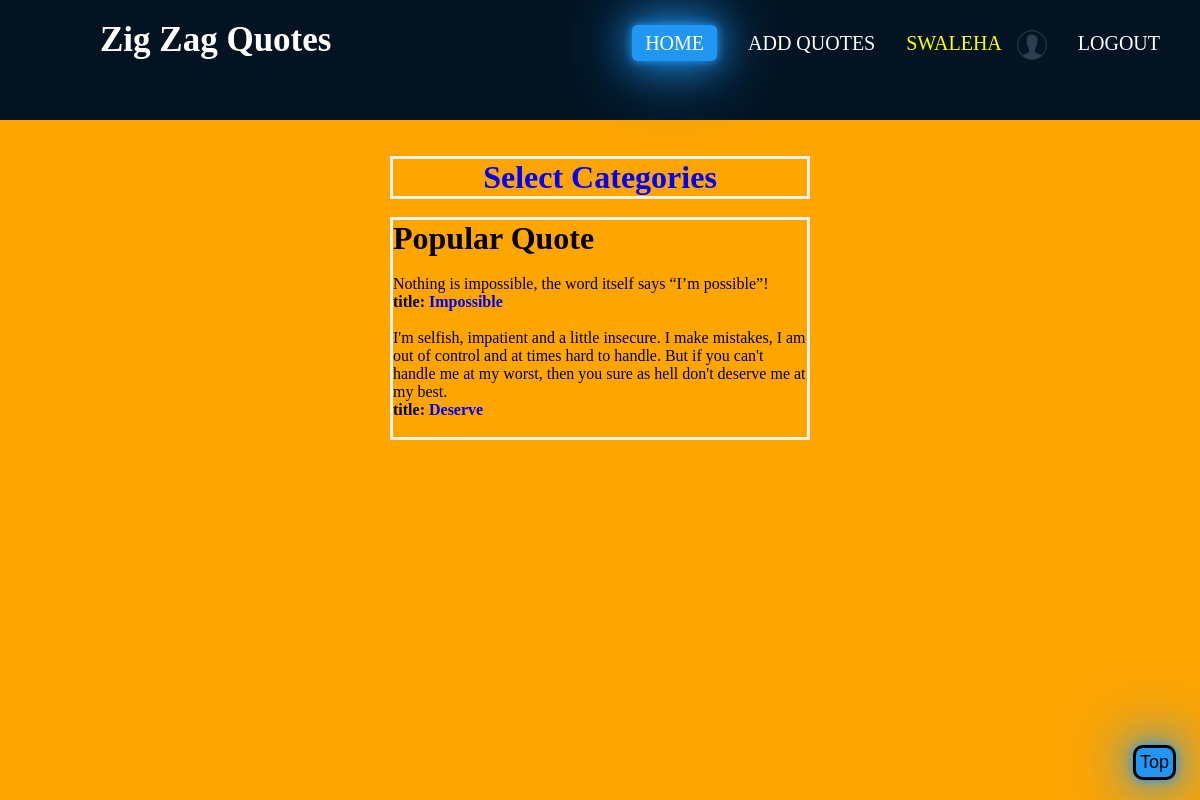
Screenshot of /categories/Popular Quote/ (signed in) with the database file from the repository.
### quotes/models.py (models this page shows, shortened)
class Profile(models.Model):
    profile_pic = models.ImageField(default="profile.png", upload_to='images/', blank=True, null=True)
    user = models.OneToOneField(settings.AUTH_USER_MODEL, on_delete=models.CASCADE)
    bio = models.CharField(max_length=250, default="I am")
    date_of_birth = models.DateField(blank=True, null=True)
    facebook_url = models.CharField(max_length=250, null=True, blank=True)
    youtube_url = models.CharField(max_length=250, null=True, blank=True)
    twitter_url = models.CharField(max_length=250, null=True, blank=True)
    linkedin_url = models.CharField(max_length=250, null=True, blank=True)
    instagram_url = models.CharField(max_length=250, null=True, blank=True)

class Quote(models.Model):
    author = models.ForeignKey(settings.AUTH_USER_MODEL, on_delete=models.CASCADE, related_name='quotes')
    title = models.CharField(max_length=250)
    body = models.TextField()
    users_like = models.ManyToManyField(settings.AUTH_USER_MODEL, related_name='Quotes_liked', blank=True)
    time = models.DateTimeField(auto_now_add=True, db_index=True)
    category = models.CharField(max_length=250, default='Popular Quote')

### quotes/views.py (the view)
# urls.py: path('categories/<str:category>/', views.Categories, name='categories'),
def Categories(request, category):
    categories = Quote.objects.filter(category=category.replace('-', ' ').title())
    if not categories:
        categories = Quote.objects.filter(category=category.replace('-', ' '))
    elif not categories:
        categories = Quote.objects.filter(category=category.replace('-', ' ').capitalize())
    if not categories: categories = Quote.objects.filter(category=category.replace('-', ' ').upper())
    category_list = Quote.objects.values("category").distinct()
    return render(request, "quotes/categories.html",
                  {'category': category.replace('-', ' ').title(), 'categories': categories, 'category_list': category_list})

### quotes/templates/quotes/categories.html (shortened to what this page needs)
{% extends "home_layout.html" %}
{% block category %}
     <h1 style="color:blue; text-align: center;">Select Categories</h1>
{% endblock %}
{% block content %}
{% if categories %}
    <h1>{{category}}</h1><br>
    {% for quote in categories %}
         <blockquote >{{quote.body}}</blockquote>
         <h4>title: <a  href="{% url 'quotes:quote_detail' quote.pk quote.category|slugify %}">{{quote.title}}</a></h4><br>
    {% endfor %}
{% else %}
    <h2>This Page Doesn't Exit</h2>
{% endif %}
{% endblock %}

### quotes/templates/home_layout.html (shortened to what this page needs)
{% load static %}
<html>
{% load static %}
<head>
</head>
<body>
<nav>
    <small class="logo"><a class="active" href="{% url 'quotes:home' %}" style="color:white;box-shadow:none;background:none;">Zig Zag Quotes</a></small>
    <ul>
        <li><a class="active" href="{% url 'quotes:home' %}">home</a></li>
        <li><a href="{% url 'quotes:add_quotes' %}">Add Quotes</a></li>
        {% if request.user.is_authenticated %}
            <li><a  href="{% url 'profile_page' user.profile.id %}" style="color: yellow; box-shadow:none; padding:0; background: none;">
                {{user.username}}&ensp;
                {% if user.profile.profile_pic %}<img class="image1" src="{{user.profile.profile_pic.url}}">
                {% else %}<img class="image1" src="{% static 'profile.png' %}">
                {% endif %}
            </a></li>
            <li><a href="{% url 'logout' %}">Logout</a></li>
        {% else %}
            <li><a href="{% url 'login' %}">Log-in</a></li>
            <li><a href="{% url 'register' %}">Register</a></li>
        {% endif %}
    </ul>
</nav><br>
     <br>
    <div class="category">
    <div class="dropdown">
        {% block category %}
        {% endblock %}
     </div></div><br>
    <div class="content">
        {% block content %}
        {% endblock %}
     </div><br><br><br>
     <br>
<button onclick="topFunction()" id="myBtn" title="Go to top">Top</button>
</body>
</html>

### quotes/templates/home_layout.html (style rules this page uses)
* { padding: 0; margin: 0; text-decoration: none; list-style: none; box-sizing: border-box; }
body { background: orange; }
nav { background: #031321; height: 120px; width: 100% }
small.logo { color: white; font-size: 35px; line-height: 80px; padding: 0 100px; font-weight: bold; }
nav ul { float: right; margin-right: 20px; padding: 30px 0 0 0; }
nav ul li { display: inline-block; line-height: 20px; margin: 0 7px; }
nav ul li a { color: white; font-size: 20px; padding: 7px 13px; border-radius: 5px; text-decoration: none; text-transform: uppercase; }
#myBtn { display: block; position: fixed; bottom: 20px; right: 2%; cursor: pointer; }
.active, #myBtn, a:hover { background: #2196f3; box-shadow: 0 0 10px #2196f3, 0 0 40px #2196f3, 0 0 80px #2196f3; transition: .5s; }
.image1 { vertical-align: middle; width: 30px; height: 30px; border-radius: 50%; }
input, button, label { border-radius: 10px; border: none; padding: 4px; color: #000; background-color: #6633FF; font-size: 18px; }

### quotes/templates/quotes/categories.html (style rules this page uses)
.category { max-width: 420px; margin: auto; border: 3px solid #f1f1f1; }
button { border-radius: 10px; border-style: solid; color: black; background-color: white; margin-left: 10px; }
.content { max-width: 420px; margin: auto; border: 3px solid #f1f1f1;a }

### rows the page displays
Quote: body "Nothing is impossible, the word itself says “I’m possible”!", title "Impossible"
Quote: body "I'm selfish, impatient and a little insecure. I make mistakes, I am out of control and at times hard to handle. But if you can't handle me at my worst, then you sure as hell don't deserve me at my best.", title "Deserve"

### other values shown
{{ user.username }} "SWALEHA"
{{ category }} "Popular Quote"
